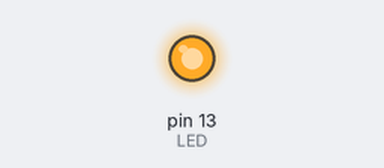
Simulated run of this sketch. Board: Arduino Uno, built with avr-gcc and run on an emulated ATmega328P. Parts: output pins drawn as LEDs (lit = HIGH).

Above: at 1.2 s.
At 4.9 s:
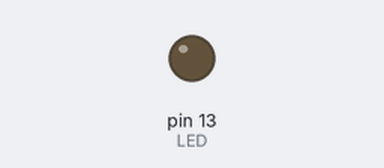
Timing chart, 0 to 7.2 s (numbered marks = the images above):
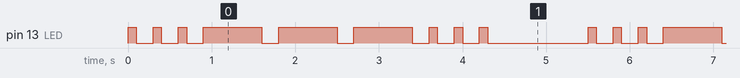

Measured:
- by itself, pin 13 (LED): repeats every 5.5 s: 2 × (LOW 0.20 s, HIGH 0.10 s), 3 × (LOW 0.20 s, HIGH 0.70 s), 3 × (LOW 0.20 s, HIGH 0.10 s), LOW 1.2 s, HIGH 0.10 s
- by itself, everything shown: repeats every 5.5 s, in 18 steps

The sketch:

Morse_Code_SOS.ino
```cpp
int LED=13, dit=100, dah=700, Delay=200;
float pi=3.14;


void setup() {
  // put your setup code here, to run once:
pinMode(13, OUTPUT);
}

void loop() {
  // put your main code here, to run repeatedly:
digitalWrite(LED, HIGH);
delay(dit);
digitalWrite(LED, LOW);
delay(Delay);

digitalWrite(LED, HIGH);
delay(dit);
digitalWrite(LED, LOW);
delay(Delay);

digitalWrite(LED, HIGH);
delay(dit);
digitalWrite(LED, LOW);
delay(Delay);

digitalWrite(LED, HIGH);
delay(dah);
digitalWrite(LED, LOW);
delay(Delay);

digitalWrite(LED, HIGH);
delay(dah);
digitalWrite(LED, LOW);
delay(Delay);

digitalWrite(LED, HIGH);
delay(dah);
digitalWrite(LED, LOW);
delay(Delay);

digitalWrite(LED, HIGH);
delay(dit);
digitalWrite(LED, LOW);
delay(Delay);

digitalWrite(LED, HIGH);
delay(dit);
digitalWrite(LED, LOW);
delay(Delay);

digitalWrite(LED, HIGH);
delay(dit);
digitalWrite(LED, LOW);
delay(Delay);

delay(1000);
}
```
